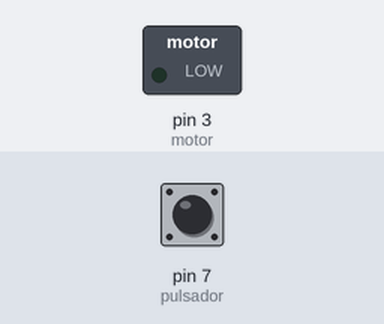
The sketch below on a simulated Arduino Uno, built with avr-gcc and run on an emulated ATmega328P. Shown: switched loads named in the sketch (green lamp = pin HIGH). Inputs (shaded band) come from the test bench; at power-on: pin 7 (pulsador) LOW. What the sketch prints to the serial monitor is not drawn.

Above: at 1.2 s.
1.3 s: pin 7 (pulsador) pulled HIGH for 3.2 s
At 5.5 s:
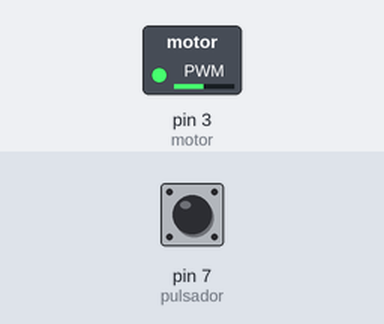
6.3 s: pin 7 (pulsador) pulled HIGH for 0.15 s
At 8.2 s:
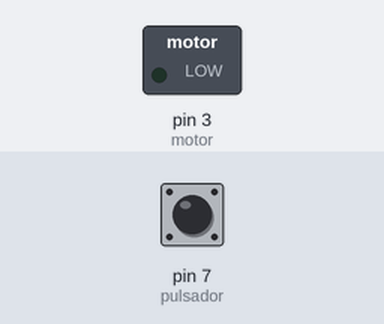
Timing chart, 0 to 9.7 s (numbered marks = the images above; inputs shaded):
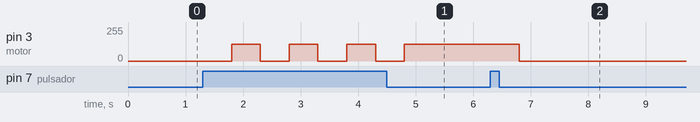

Measured:
- after the input at 1.3 s, pin 3 (motor): alternates 125/255 for 0.50 s and 0/255 for 0.50 s, 7 changes in all, then stays 125/255, starting after 0.50 s
- after the input at 6.3 s, pin 3 (motor): 125/255 → 0/255 after 0.50 s

The sketch:

minValorMotor.ino
```cpp
int pulsador = 7;
int motor = 3;
int interruptor = 0;

void setup() {
  // put your setup code here, to run once:
  Serial.begin(9600);

  // ENTRADAS y SALIDAS
  pinMode(pulsador, INPUT);
  pinMode(motor, OUTPUT);
}

void loop() {
  // put your main code here, to run repeatedly:
  if ( digitalRead( pulsador) == 1){
    interruptor += 1;
    delay(500);
  }
  Serial.println( digitalRead(pulsador));

  if( interruptor == 1) {
    analogWrite(motor, 125);
  }
  if( interruptor == 2) {
    analogWrite(motor, 0);
    interruptor = 0;
  }
}
```
